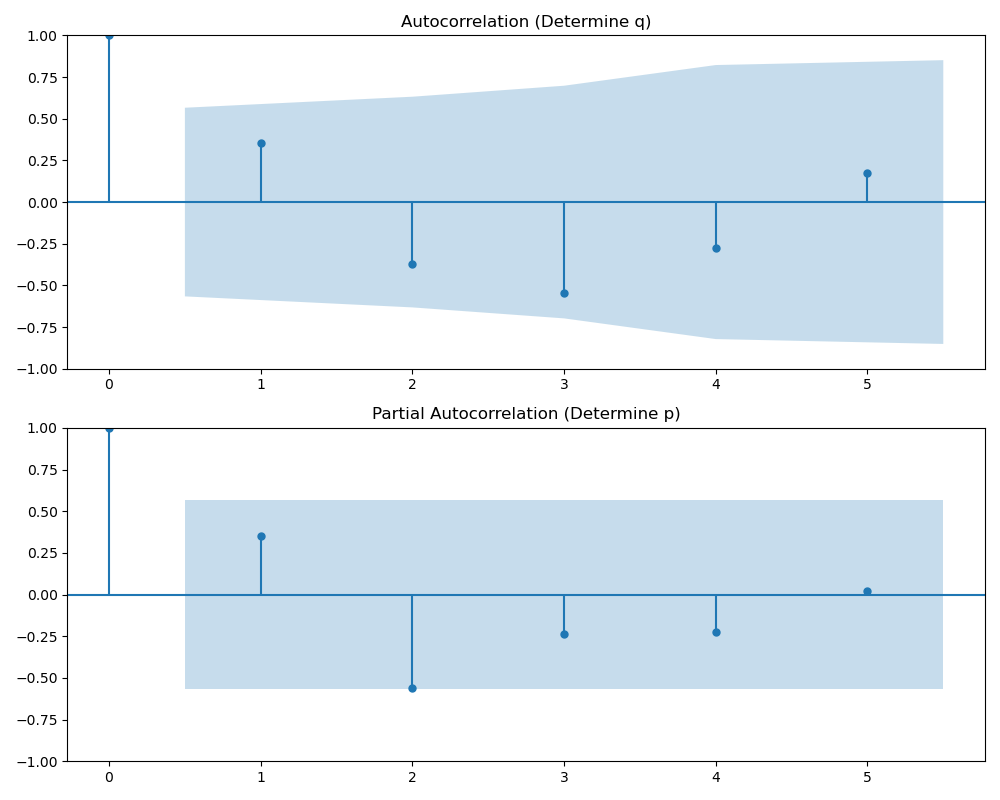

Generate this figure with Python:
import pandas as pd
import numpy as np
import matplotlib.pyplot as plt
import seaborn as sns
from statsmodels.graphics.tsaplots import plot_acf, plot_pacf
from statsmodels.tsa.arima.model import ARIMA
import warnings

# 忽略一些警告，保持输出整洁
warnings.filterwarnings("ignore")

# ==========================================
# 1. 准备数据
# ==========================================
# 模拟 12 个月的失业率数据 (假设 d=0，数据已平稳)
data = [3.5, 3.4, 3.6, 3.7, 3.5, 3.4, 3.3, 3.4, 3.5, 3.6, 3.5, 3.4]
dates = pd.date_range(start='2023-01-01', periods=12, freq='M')
df = pd.Series(data, index=dates)

print("原始数据预览:")
print(df.values)
print("-" * 30)

# ==========================================
# 2. 第一步：肉眼定阶 (ACF 和 PACF)
# ==========================================
# 对应论文 Figure 7(a)
fig, axes = plt.subplots(2, 1, figsize=(10, 8))

# 画 ACF (自相关) -> 用来看 q (MA阶数)
# lags=5 因为数据只有12个，滞后阶数不能太大
plot_acf(df, lags=5, ax=axes[0], title="Autocorrelation (Determine q)")

# 画 PACF (偏自相关) -> 用来看 p (AR阶数)
plot_pacf(df, lags=5, ax=axes[1], title="Partial Autocorrelation (Determine p)")

plt.tight_layout()
plt.show()

print("图 1 (ACF/PACF) 已生成。请观察截尾和拖尾现象。")
print("-" * 30)
